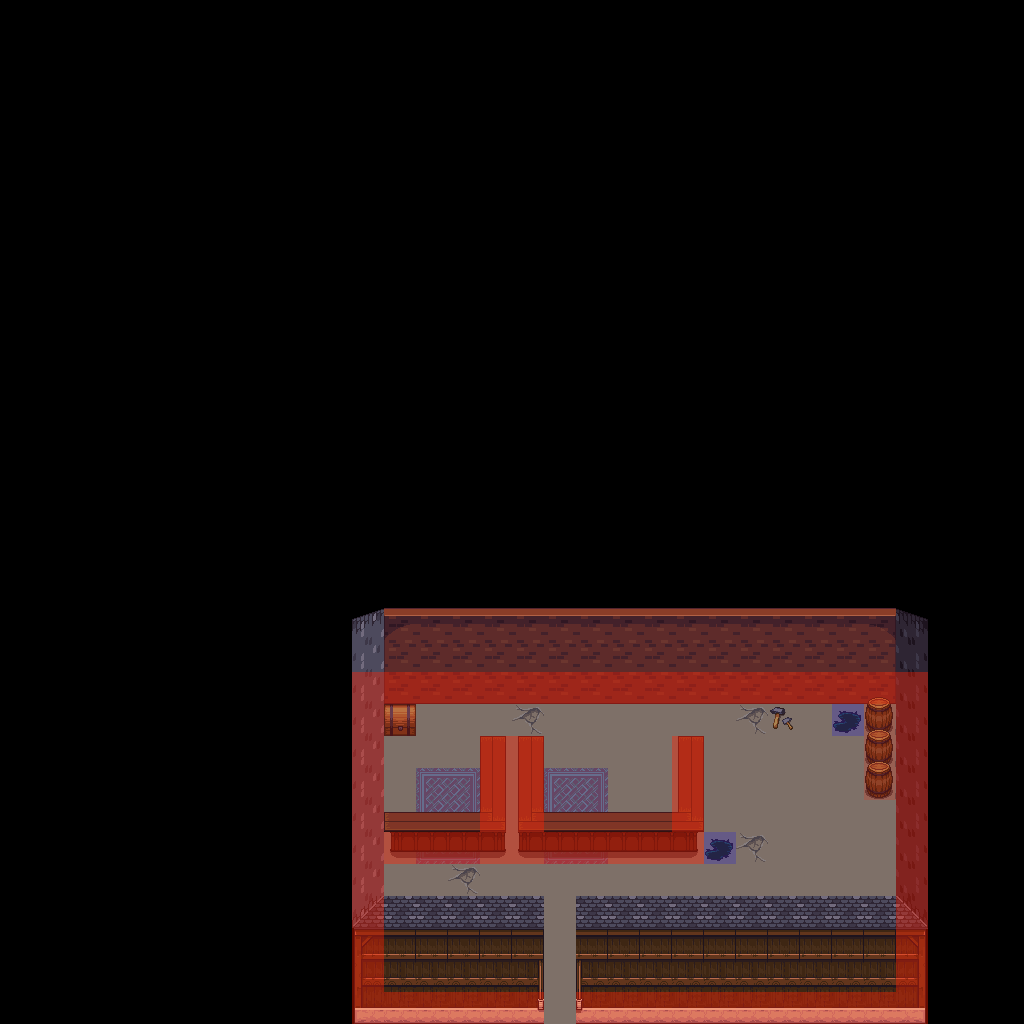

Below is a game level as drawn by its tile map, then a one-line description and the .tmx that defines it (tile-layer data replaced by summaries):
An orthogonal 32x32 tile map with 32x32 px tiles, 4 tile layers (background, fringe, object, collision), 4 tilesets and 4 objects (2x enemy, event, npc).

<map height="32" orientation="orthogonal" renderorder="right-down" tileheight="32" tilewidth="32" version="1.0" width="32">
 <properties>
  <property name="music" value="music/snow_about_a_castle.ogg" />
  <property name="tileset" value="tilesetdefs/interior.txt" />
  <property name="title" value="Mountain Shop" />
 </properties>
 <tileset firstgid="1" name="tiled_collision" tileheight="32" tilewidth="32">
  <image height="32" source="tiled_collision.png" width="480" />
 </tileset>
 <tileset firstgid="16" name="interior_background" tileheight="32" tilewidth="32">
  <image height="832" source="interior_background.png" width="864" />
 </tileset>
 <tileset firstgid="718" name="small_objects" tileheight="64" tilewidth="32">
  <image height="512" source="intfurniture.png" width="671" />
 </tileset>
 <tileset firstgid="878" name="town_buildings" tileheight="128" tilewidth="32">
  <image height="768" source="interiorbuildings.png" width="672" />
 </tileset>
 <layer height="32" name="background" width="32">
  <data>[1024 cells, 1024 non-empty, 9 distinct tile ids]</data>
 </layer>
 <layer height="32" name="fringe" width="32">
  <data>[1024 cells, 2 non-empty, 1 distinct tile ids]</data>
 </layer>
 <layer height="32" name="object" width="32">
  <data>[1024 cells, 74 non-empty, 25 distinct tile ids]</data>
 </layer>
 <layer height="32" name="collision" width="32">
  <data>[1024 cells, 78 non-empty, 3 distinct tile ids]</data>
 </layer>
 <objectgroup name="enemy">
  <object height="32" name="Shopkeep" type="enemy" width="32" x="416" y="768"><properties><property name="category" value="skeleton" /></properties></object>
  <object height="32" name="Shopkeep" type="enemy" width="32" x="544" y="768"><properties><property name="category" value="skeleton" /></properties></object>
 </objectgroup>
 <objectgroup name="event">
  <object height="32" name="Teleport to Snow5" type="event" width="32" x="544" y="992">
   <properties>
    <property name="intermap" value="maps/snow5.txt,13,22" />
   <property name="activate" value="on_trigger" /></properties>
  </object>
 </objectgroup>
 <objectgroup name="npc">
  <object height="32" name="Shop Chest" type="npc" width="32" x="384" y="704"><properties><property name="filename" value="npcs/shopchest.txt" /></properties></object>
 </objectgroup>
</map>
